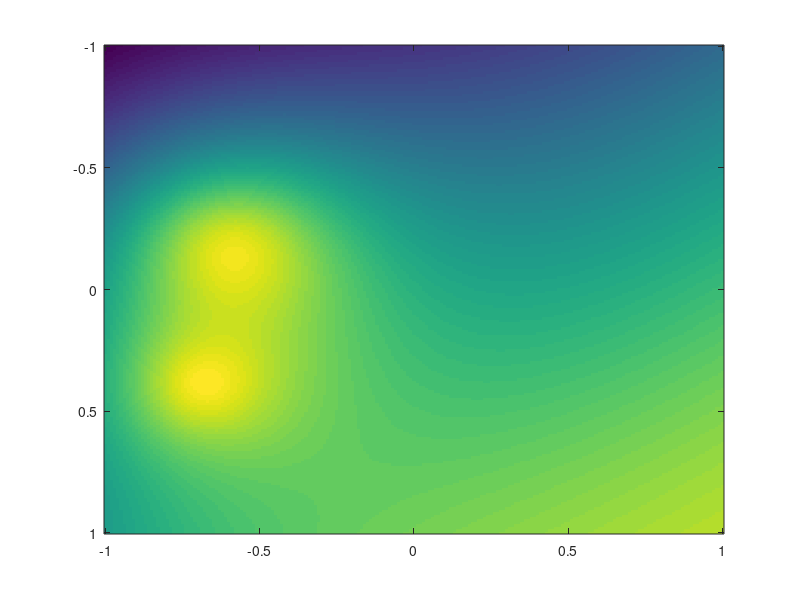

Here is the MATLAB script that generated this plot: (Note: this script raises an error after producing the figure.)
load('solution.mat')

nx=200;
ny=200;

X = -1:2/nx:1;
Y = -1:2/ny:1;

solution = optimal_solution(:);
pred = pred_solution(:);
solution = reshape(solution, [nx+1, ny+1]);
solution = transpose(solution);
pred = reshape(pred, [nx+1, ny+1]);
pred = transpose(pred);

figure(1)
imagesc(X, Y, real(solution))
ax = gca;
ax.YDir = 'normal';
ax.FontSize=15;
colorbar();
caxis([-0.6 1]);
set(gca,'xtick',[],'xticklabel',[])
set(gca,'ytick',[],'yticklabel',[])
print('true_solution-3-r','-depsc')

figure(2)
imagesc(X, Y, real(pred))
ax = gca;
ax.YDir = 'normal';
ax.FontSize=15;
colorbar();
caxis([-0.6 1]);
set(gca,'xtick',[],'xticklabel',[])
set(gca,'ytick',[],'yticklabel',[])
print('pred_solution-3-r','-depsc')

figure(3)
imagesc(X, Y, abs(real(pred) - real(solution)))
ax = gca;
ax.YDir = 'normal';
ax.FontSize=15;
colorbar();
set(gca,'xtick',[],'xticklabel',[])
set(gca,'ytick',[],'yticklabel',[])
print('error_solution-3-r','-depsc')

figure(4)
imagesc(X, Y, imag(solution))
ax = gca;
ax.YDir = 'normal';
ax.FontSize=15;
colorbar();
set(gca,'xtick',[],'xticklabel',[])
set(gca,'ytick',[],'yticklabel',[])
print('true_solution-3-i','-depsc')

figure(5)
imagesc(X, Y, imag(pred))
ax = gca;
ax.YDir = 'normal';
ax.FontSize=15;
colorbar();
set(gca,'xtick',[],'xticklabel',[])
set(gca,'ytick',[],'yticklabel',[])
print('pred_solution-3-i','-depsc')

figure(6)
imagesc(X, Y, abs(imag(pred) - imag(solution)))
ax = gca;
ax.YDir = 'normal';
ax.FontSize=15;
colorbar();
set(gca,'xtick',[],'xticklabel',[])
set(gca,'ytick',[],'yticklabel',[])
print('error_solution-3-i','-depsc')
